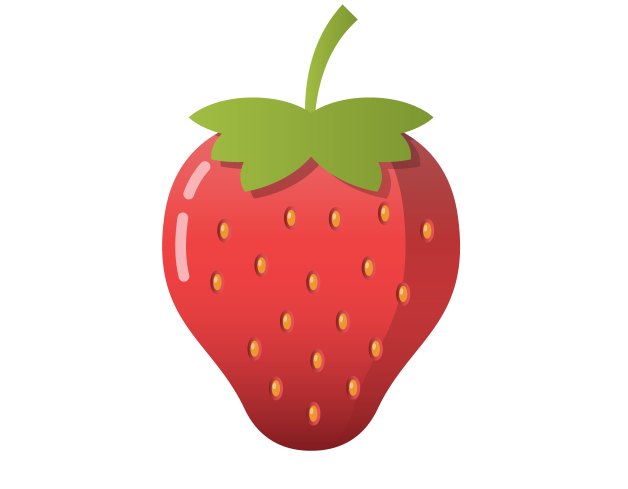
#> input picture labs/lab3/pics/strawberry.png, 1255 x 977 px (shown at 1/2 size)
$ python template.py   (older library calls are emulated)
#> lines starting #> are read from the running program, lines starting #| are printed output that depends on the picture; after the words box and inside, x2 and y2 are one past the last pixel; in counts of white or black regions, pixels touching at a corner belong together
"""
COMP9517 Lab 04, Week 6
"""

import numpy as np
import matplotlib.pyplot as plt
import matplotlib.image as mpimg

from scipy import ndimage as ndi
from skimage.morphology import watershed
from skimage.feature import peak_local_max
from sklearn.cluster import MeanShift

from PIL import Image

size = 100, 100

img_dir = "pics"
ext_dir = "pics"

img_names = ["strawberry.png", "shapes.png"]
ext_names = ["coins.png", "two_halves.png"]

images = [img_dir + "/" + i for i in img_names]
ext_images = [ext_dir + "/" + i for i in ext_names]


def plot_three_images(figure_title, image1, label1,
                      image2, label2, image3, label3):
    fig = plt.figure()
    fig.suptitle(figure_title)

    # Display the first image
    fig.add_subplot(1, 3, 1)
    plt.imshow(image1)
    plt.axis('off')
    plt.title(label1)

    # Display the second image
    fig.add_subplot(1, 3, 2)
    plt.imshow(image2)
    plt.axis('off')
    plt.title(label2)

    # Display the third image
    fig.add_subplot(1, 3, 3)
    plt.imshow(image3)
    plt.axis('off')
    plt.title(label3)

    plt.show()


for img_path in images:
    img = Image.open(img_path)
#> img is the input picture: PIL image 1255x977 RGBA; mean R, G, B, A 216.9, 187.8, 181.3, 67.7
    img.thumbnail(size)  # Convert the image to 100 x 100
#> img: PIL image 100x78 RGBA
    # Convert the image to a numpy matrix
    img_mat = np.array(img)[:, :, :3]
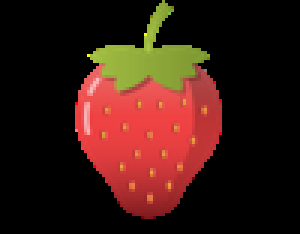
#> img_mat: shape (78, 100, 3) (shown 3 times larger); mean R, G, B 56, 25.5, 18

    #
    # +--------------------+
    # |     Question 1     |
    # +--------------------+
    #
    # TODO: perform MeanShift on image
    # Follow the hints in the lab spec.

    # Step 1 - Extract the three RGB colour channels
    # Hint: It will be useful to store the shape of one of the colour
    # channels so we can reshape the flattened matrix back to this shape.

    # Step 2 - Combine the three colour channels by flatten each channel
	# then stacking the flattened channels together.
    # This gives the "colour_samples"
    colour_samples = np.reshape(img_mat, [-1, 3])

    # Step 3 - Perform Meanshift  clustering
    #
    ms_clf = MeanShift(bin_seeding=True)
    ms_labels = ms_clf.fit_predict(colour_samples)
#> ms_labels = 7800 values, max 6 at index 2368, min 0 at index 0, mean 0.365

    # Step 4 - reshape ms_labels back to the original image shape
	# for displaying the segmentation output
    ms_labels = np.reshape(ms_labels, np.array(img).shape[:2])
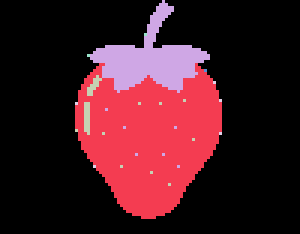
#> ms_labels: shape (78, 100) int64 (shown 3 times larger); 7 distinct labels, from 0 to 6; one colour per label, 0 black

    #%%
    #
    # +--------------------+
    # |     Question 2     |
    # +--------------------+
    #

    # TODO: perform Watershed on image
    # Follow the hints in the lab spec.

    # Step 1 - Convert the image to gray scale
    # and convert the image to a numpy matrix
    gray = img.convert('L')
    img_array = np.array(gray)

    # Step 2 - Calculate the distance transform
    # Hint: use     ndi.distance_transform_edt(img_array)
    distance = ndi.distance_transform_edt(img_array)

    # Step 3 - Generate the watershed markers
    # Hint: use the peak_local_max() function from the skimage.feature library
    # to get the local maximum values and then convert them to markers
    # using ndi.label() -- note the markers are the 0th output to this function
    local_max = peak_local_max(distance, indices=False, labels=img_array)
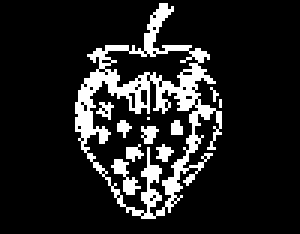
#> local_max: shape (78, 100) bool (shown 3 times larger); 13.6% white in thin lines or dots, all inside (x1, y1, x2, y2) = (25, 1, 74, 73)
    markers = ndi.label(local_max)[0]
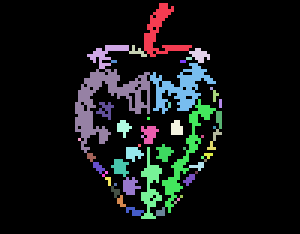
#> markers: shape (78, 100) int32 (shown 3 times larger); 53 distinct labels, from 0 to 52; one colour per label, 0 black

    # Step 4 - Perform watershed and store the labels
    # Hint: use the watershed() function from the skimage.morphology library
    # with three inputs: -distance, markers and your image array as a mask
    ws_labels = watershed(-distance, markers, mask=img_array)
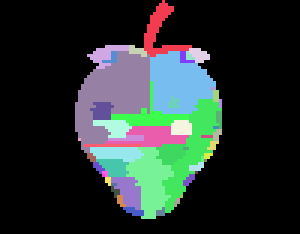
#> ws_labels: shape (78, 100) int32 (shown 3 times larger); 53 distinct labels, from 0 to 52; one colour per label, 0 black

    # Display the results
    plot_three_images(img_path, img, "Original Image", ms_labels, "MeanShift Labels",
                      ws_labels, "Watershed Labels")
#> pass 2 of the loop `for img_path in images:`:
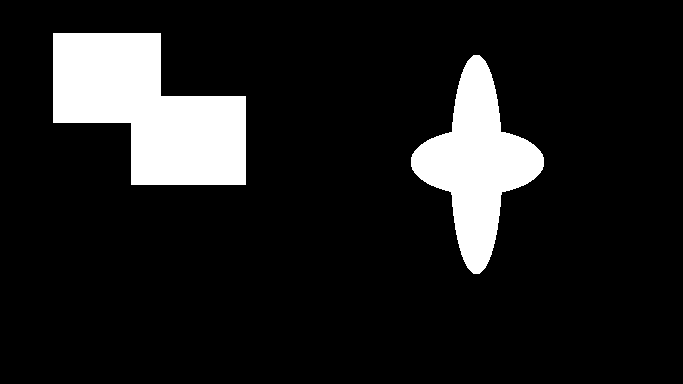
#> input picture labs/lab3/pics/shapes.png, 683 x 384 px
#> img is the input picture: PIL image 683x384 RGBA; mean R, G, B, A 30.8, 30.8, 30.8, 255
#> img_mat: shape (56, 100, 3)
#> `ms_labels = ms_clf.fit_predict(colour_samples)`: ms_labels = 5600 values, max 3 at index 408, min 0 at index 0, mean 0.156
#> gray: PIL image 100x56 L
#> distance: shape (56, 100) float64
#> local_max: shape (56, 100) bool; 5.2% white in thin lines or dots, all inside (x1, y1, x2, y2) = (7, 4, 80, 41)
#> markers: shape (56, 100) int32; 8 distinct labels, from 0 to 7
#> ws_labels: shape (56, 100) int32; 8 distinct labels, from 0 to 7

    # If you want to visualise the watershed distance markers then try
    # plotting the code below.
    # plot_three_images(img_path, img, "Original Image", -distance, "Watershed Distance",
    #                   ws_labels, "Watershed Labels")

#%%
#
# +-------------------+
# |     Extension     |
# +-------------------+
#
# Loop for the extension component
for img_path in ext_images:
    img = Image.open(img_path)
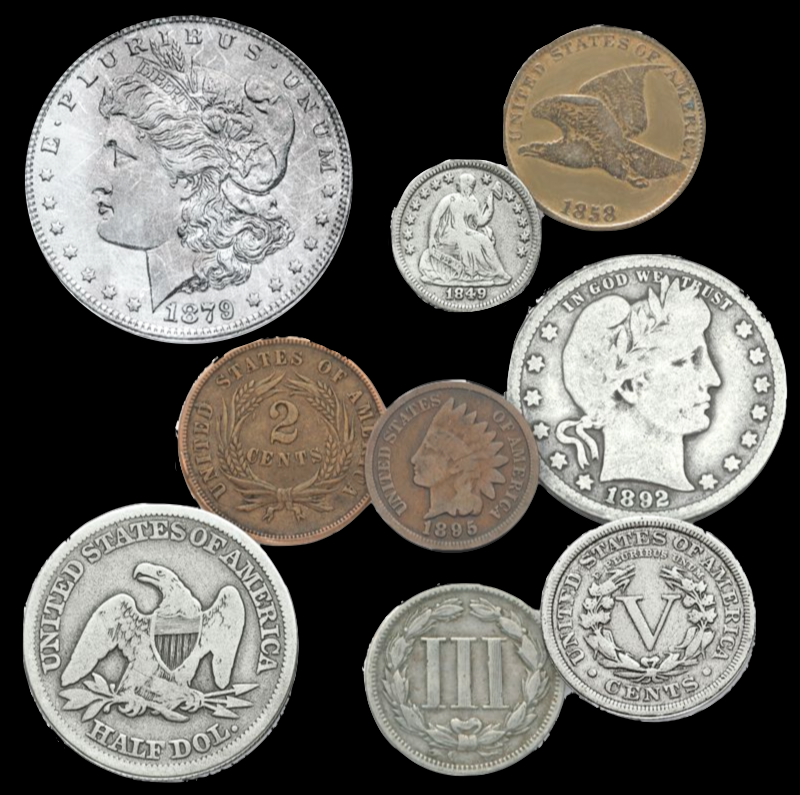
#> input picture labs/lab3/pics/coins.png, 800 x 795 px
#> img is the input picture: PIL image 800x795 RGBA; mean R, G, B, A 101.4, 99.1, 93.8, 255
    img.thumbnail(size)
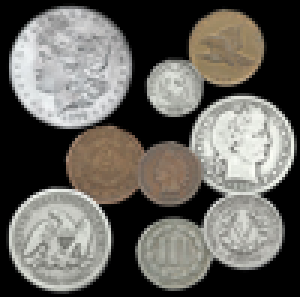
#> img: PIL image 100x99 RGBA (shown 3 times larger); mean R, G, B, A 101.7, 99.3, 94, 255


    # TODO: perform meanshift on image
    ms_labels = img  # CHANGE THIS

    # TODO: perform an optimisation and then watershed on image
    ws_labels = img  # CHANGE THIS

    # Display the results
    plot_three_images(img_path, img, "Original Image", ms_labels, "MeanShift Labels",
                      ws_labels, "Watershed Labels")
#> pass 2 of the loop `for img_path in ext_images:`:
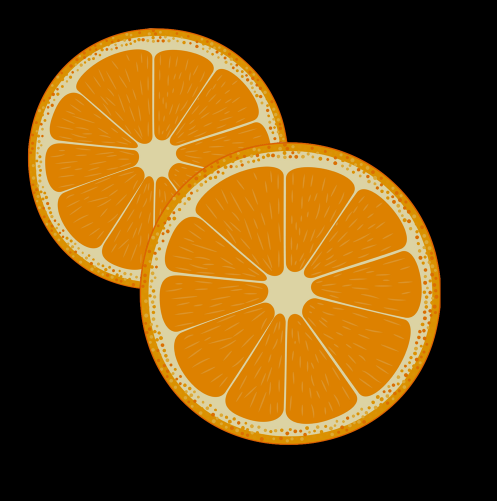
#> input picture labs/lab3/pics/two_halves.png, 994 x 1001 px (shown at 1/2 size)
#> img is the input picture: PIL image 994x1001 RGBA; mean R, G, B, A 99.6, 66.2, 15.3, 255
#> `img.thumbnail(size)`:
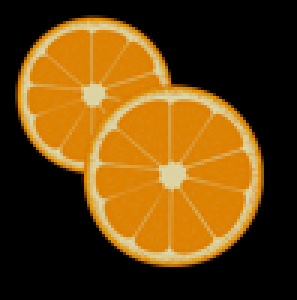
#> img: PIL image 99x100 RGBA (shown 3 times larger); mean R, G, B, A 99.8, 66.3, 15.6, 255
